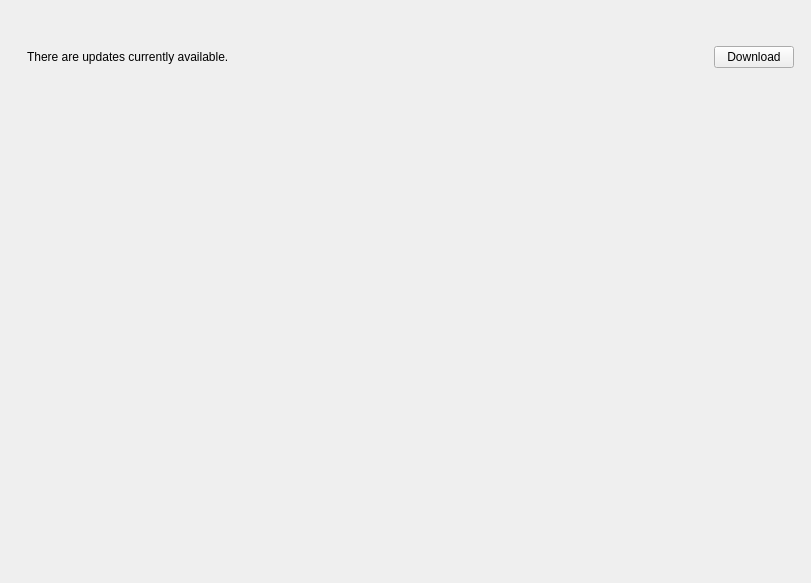
<?xml version="1.0" encoding="UTF-8"?>
<ui version="4.0">
 <class>DashboardPage</class>
 <widget class="QWidget" name="DashboardPage">
  <property name="geometry">
   <rect>
    <x>0</x>
    <y>0</y>
    <width>811</width>
    <height>583</height>
   </rect>
  </property>
  <property name="sizePolicy">
   <sizepolicy hsizetype="Expanding" vsizetype="Expanding">
    <horstretch>0</horstretch>
    <verstretch>0</verstretch>
   </sizepolicy>
  </property>
  <property name="windowTitle">
   <string>Dashboard</string>
  </property>
  <layout class="QVBoxLayout" name="mainLayout">
   <property name="leftMargin">
    <number>12</number>
   </property>
   <property name="topMargin">
    <number>12</number>
   </property>
   <property name="rightMargin">
    <number>12</number>
   </property>
   <property name="bottomMargin">
    <number>12</number>
   </property>
   <property name="spacing">
    <number>10</number>
   </property>
   <!-- Bento grid: tiles added programmatically -->
   <item>
    <layout class="QGridLayout" name="bentoGrid">
     <property name="spacing">
      <number>10</number>
     </property>
    </layout>
   </item>
   <!-- System Summary Card -->
   <item>
    <widget class="QWidget" name="systemSummary" native="true">
     <property name="sizePolicy">
      <sizepolicy hsizetype="Expanding" vsizetype="Fixed">
       <horstretch>0</horstretch>
       <verstretch>0</verstretch>
      </sizepolicy>
     </property>
     <layout class="QHBoxLayout" name="summaryLayout">
      <property name="leftMargin">
       <number>16</number>
      </property>
      <property name="topMargin">
       <number>10</number>
      </property>
      <property name="rightMargin">
       <number>16</number>
      </property>
      <property name="bottomMargin">
       <number>10</number>
      </property>
      <property name="spacing">
       <number>24</number>
      </property>
     </layout>
    </widget>
   </item>
   <!-- Update bar -->
   <item>
    <widget class="QWidget" name="widgetUpdateBar" native="true">
     <property name="sizePolicy">
      <sizepolicy hsizetype="Expanding" vsizetype="Fixed">
       <horstretch>0</horstretch>
       <verstretch>0</verstretch>
      </sizepolicy>
     </property>
     <property name="minimumSize">
      <size>
       <width>0</width>
       <height>31</height>
      </size>
     </property>
     <layout class="QHBoxLayout" name="updateBarLayout">
      <property name="spacing">
       <number>0</number>
      </property>
      <property name="leftMargin">
       <number>15</number>
      </property>
      <property name="topMargin">
       <number>0</number>
      </property>
      <property name="rightMargin">
       <number>5</number>
      </property>
      <property name="bottomMargin">
       <number>0</number>
      </property>
      <item alignment="Qt::AlignLeft|Qt::AlignVCenter">
       <widget class="QLabel" name="lblUpdateBarText">
        <property name="text">
         <string>There are updates currently available.</string>
        </property>
       </widget>
      </item>
      <item alignment="Qt::AlignRight|Qt::AlignVCenter">
       <widget class="QPushButton" name="btnDownloadUpdate">
        <property name="cursor">
         <cursorShape>PointingHandCursor</cursorShape>
        </property>
        <property name="focusPolicy">
         <enum>Qt::NoFocus</enum>
        </property>
        <property name="accessibleName">
         <string notr="true">primary</string>
        </property>
        <property name="text">
         <string>Download</string>
        </property>
       </widget>
      </item>
     </layout>
    </widget>
   </item>
   <item>
    <spacer name="verticalSpacer">
     <property name="orientation">
      <enum>Qt::Vertical</enum>
     </property>
     <property name="sizeHint" stdset="0">
      <size>
       <width>20</width>
       <height>0</height>
      </size>
     </property>
    </spacer>
   </item>
  </layout>
 </widget>
 <resources/>
 <connections/>
</ui>
